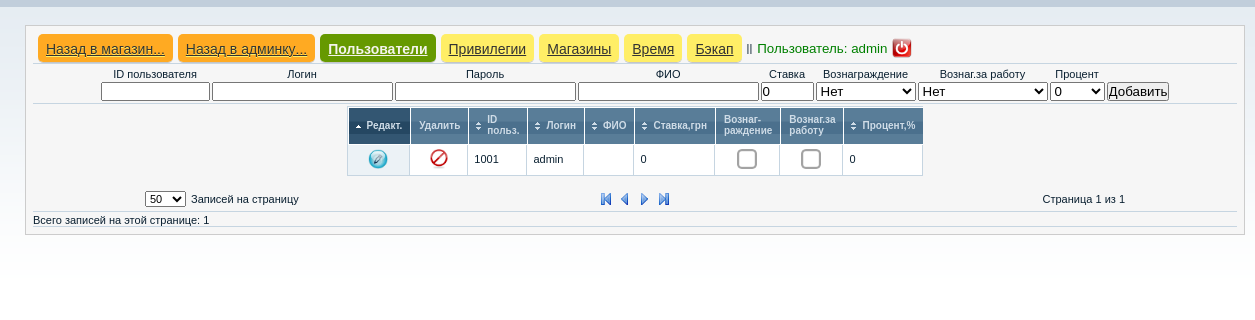
The app's page /users.php (signed in) with its own data.
### tables this page shows
CREATE TABLE IF NOT EXISTS `users` (
  `ID` int(10) NOT NULL,
  `login` varchar(100) NOT NULL,
  `password` varchar(100) NOT NULL,
  `AED` varchar(50) NOT NULL,
  `VOT` varchar(50) NOT NULL,
  `storepriv` varchar(50) NOT NULL,
  `allpriv` varchar(1) NOT NULL,
  `kassapriv` varchar(1) NOT NULL,
  `rollpriv` varchar(1) NOT NULL,
  `sebespriv` varchar(1) NOT NULL,
  `kontpriv` varchar(1) NOT NULL,
  `adminpriv` varchar(10) NOT NULL,
  `rootpriv` varchar(10) NOT NULL,
  `fio_usera` varchar(100) NOT NULL,
  `stavka` varchar(100) NOT NULL,
  `bonus_stavka` varchar(5) NOT NULL,
  `proc_stavka` varchar(5) NOT NULL,
  `vozvrat_voznag` varchar(5) NOT NULL
);

### users.php (the view, shortened to what this page needs)
<?php include ("config.php");
if ((isset($_SESSION['user_id'])) && ($_SESSION['password_secret_id_string'] == md5($_SERVER['REMOTE_ADDR'].$_SESSION['user_id'].session_id().'6891')) && ($_SESSION['root_priv'] == 1)) {
?>
<!DOCTYPE html PUBLIC "-//W3C//DTD XHTML 1.0 Transitional//EN" "http://www.w3.org/TR/xhtml1/DTD/xhtml1-transitional.dtd">
<html xmlns="http://www.w3.org/1999/xhtml">
<head>
<link rel="stylesheet" href="style_main_page.css" />
</head>
<body>
<div align="center">
<table width="1220" border="0" style='border:1px solid #ccc; background:#f6f6f6; padding:5px;'>
<tr>
<td style="border-bottom:1px solid #c6d5e1;"><table cellspacing="5"><tr><td><a class="like_button_adm" href="<?php echo $_SESSION['lastpagevizitmag'];?>">Назад в магазин...</a></td><td><a class="like_button_adm" href="<?php echo $_SESSION['lastpagevizitadm'];?>">Назад в админку...</a></td><td><a class="like_button_use" href="users.php">Пользователи</a></td><td><a class="like_button" href="prava.php">Привилегии</a></td><td><a class="like_button" href="magazinu.php">Магазины</a></td><td><a class="like_button" href="timezone.php">Время</a></td><td><a class="like_button" href="backuper.php">Бэкап</a></td><td>||</td><td><?php printf("<p style=\"font-size:10pt; color: green;\">Пользователь: %s</p>",$_SESSION['login']);?></td><td><a href="index.php?logout" title="ВЫХОД"><img src='/images/exit.png' width='20' height='20' border='0'></a></td></tr></table></td>
</tr>
<tr>
<td style="border-bottom:1px solid #c6d5e1;" align="center"><form action="update/insert_user.php" method="post"><table><tr><td align="center">ID пользователя</td><td align="center">Логин</td><td align="center">Пароль</td><td align="center">ФИО</td><td align="center">Ставка</td><td align="center">Вознаграждение</td><td align="center">Вознаг.за работу</td><td align="center">Процент</td></tr><tr><td><input type="text" name="ID" size="11" value=""></td><td><input type="text" name="login" value=""></td><td><input type="text" name="password" value=""></td><td><input type="text" name="fio_usera" value=""></td><td><input type="text" name="stavka" size="4" value="0"></td><td align="center"><select name="bonus_stavka" style="width:100px;"><option value="0">Нет</option><option value="1">Есть</option></select></td><td align="center"><select name="vozvrat_voznag_tp" style="width:130px;"><option value="0">Нет</option><option value="1">Есть</option></select></td><td align="center"><select name="proc_stavka" style="width:55px;"><?php for ($i=0; $i<=50; $i++) {printf("<option value='%s'>%s</option>",$i,$i);}?></select></td><td><input type="submit" name="add_user" value="Добавить"></td></tr></table></form></td>
</tr>
<tr><td style="border-bottom:1px solid #c6d5e1;">
	<table cellpadding="0" cellspacing="0" border="0" id="table" class="sortable" width="350">
		<thead>
			<tr>
				<th width="25" class="nosort"><h3>Редакт.</h3></th>
				<th width="25" class="nosort"><h3>Удалить</h3></th>
				<th width="50"><h3>ID польз.</h3></th>
				<th width="100"><h3>Логин</h3></th>
				<th width="100"><h3>ФИО</h3></th>
				<th width="50"><h3>Ставка,грн</h3></th>
				<th width="50" class="nosort"><h3>Вознаг-раждение</h3></th>
				<th width="50" class="nosort"><h3>Вознаг.за работу</h3></th>
				<th width="50"><h3>Процент,%</h3></th>
			</tr>
		</thead>
		<tbody>
<?php
$result = mysql_query("SELECT ID, login, fio_usera, stavka, bonus_stavka, proc_stavka, vozvrat_voznag FROM users ORDER BY ID ASC",$db);
if (mysql_num_rows($result) > 0) {$myrow = mysql_fetch_array($result);
do {
$bonus_show = $myrow['bonus_stavka'];
$vozvrat_show = $myrow['vozvrat_voznag'];
	if ($bonus_show == '1') {$bonus = 'images/check-icon.png';} else {$bonus = 'images/uncheck-icon.png';}
	if ($vozvrat_show == '1') {$vozvrat = 'images/check-icon.png';} else {$vozvrat = 'images/uncheck-icon.png';}
	printf("<tr><td width=15 align='center'><img id='info' onClick=\"top.location.href='update/edit_user.php?id=%s';\" src='images/edit_icon.png' width='20' height='20' border='0'></td><td width=15 align='center'><img id='info' onClick=\"top.location.href='update/insert_user.php?id=%s';\" src='images/del_icon.png' width='20' height='20' border='0'></td><td>%s</td><td>%s</td><td>%s</td><td>%s</td><td width=15 align='center'><img id='info' src='%s' width='20' height='20' border='0'></td><td width=15 align='center'><img id='info' src='%s' width='20' height='20' border='0'></td><td>%s</td></tr>",$myrow['ID'],$myrow['ID'],$myrow['ID'],$myrow['login'],$myrow['fio_usera'],$myrow['stavka'],$bonus,$vozvrat,$myrow['proc_stavka']);
	}
while($myrow = mysql_fetch_array($result));
}
?>
</tbody></table>
	<div id="controls">
		<div id="perpage">
			<select onchange="sorter.size(this.value)">
				<option value="50" selected="selected">50</option>
				<option value="<?php $num_rows = mysql_num_rows($result); echo $num_rows; ?>" >Все</option>
			</select>
			<span>Записей на страницу</span>
		</div>
		<div id="navigation">
			<img src="images/first.gif" width="16" height="16" alt="First Page" onclick="sorter.move(-1,true)" />
			<img src="images/previous.gif" width="16" height="16" alt="First Page" onclick="sorter.move(-1)" />
			<img src="images/next.gif" width="16" height="16" alt="First Page" onclick="sorter.move(1)" />
			<img src="images/last.gif" width="16" height="16" alt="Last Page" onclick="sorter.move(1,true)" />
		</div>
		<div id="text">Страница <span id="currentpage"></span> из <span id="pagelimit"></span></div>
	</div>
</td></tr>
<tr><td style="border-bottom:1px solid #c6d5e1;">
<p>Всего записей на этой странице: <?php echo $num_rows; ?></p>
</td></tr>
  </table>
</div>
  </body>
</html>
<?php
}
else {
header("Location: index.php");
die();
}
?>

### style_main_page.css (style rules this page uses)
* { margin:0; padding:0; outline:none }
body { font:11px Verdana,Arial; margin:25px; background:#fff url(images/bg.gif) repeat-x; color:#091f30 }
.sortable { width:500px; border-left:1px solid #c6d5e1; border-top:1px solid #c6d5e1; border-bottom:none; margin:0 auto 15px }
.sortable th { background:url(images/header-bg.gif); text-align:left; color:#cfdce7; border:1px solid #fff; border-right:none }
.sortable th h3 { font-size:10px; padding:6px 8px 8px }
.sortable td { padding:4px 6px 6px; border-bottom:1px solid #c6d5e1; border-right:1px solid #c6d5e1 }
.sortable .head h3 { background:url(images/sort.gif) 7px center no-repeat; cursor:pointer; padding-left:18px }
.sortable .desc, .sortable .asc { background:url(images/header-selected-bg.gif) }
.sortable .asc h3 { background:url(images/asc.gif) 7px center no-repeat; cursor:pointer; padding-left:18px }
.sortable .evenrow td { background:#fff }
.sortable td.evenselected { background:#ecf2f6 }
#controls { width:980px; margin:0 auto; height:20px }
#perpage { float:left; width:200px }
#perpage select { float:left; font-size:11px }
#perpage span { float:left; margin:2px 0 0 5px }
#navigation { float:left; width:580px; text-align:center }
#navigation img { cursor:pointer }
#text { float:left; width:200px; text-align:right; margin-top:2px }
.like_button_use { -webkit-box-shadow:rgba(0,0,0,0.2) 0 1px 0 0; -moz-box-shadow:rgba(0,0,0,0.2) 0 1px 0 0; box-shadow:rgba(0,0,0,0.2) 0 1px 0 0; color:#F4F4EC; background-color:#669900; border-radius:5px; -moz-border-radius:5px; -webkit-border-radius:5px; border:none; font-family:'Helvetica Neue',Arial,sans-serif; font-size:14px; font-weight:700; height:28px; padding:4px 8px; }
.like_button { -webkit-box-shadow:rgba(0,0,0,0.2) 0 1px 0 0; -moz-box-shadow:rgba(0,0,0,0.2) 0 1px 0 0; box-shadow:rgba(0,0,0,0.2) 0 1px 0 0; color:#333; background-color:#FE6; border-radius:5px; -moz-border-radius:5px; -webkit-border-radius:5px; border:none; font-family:'Helvetica Neue',Arial,sans-serif; font-size:14px; font-weight:200; height:28px; padding:4px 8px; text-shadow:#FE6 0 1px 0 }
.like_button_adm { -webkit-box-shadow:rgba(0,0,0,0.2) 0 1px 0 0; -moz-box-shadow:rgba(0,0,0,0.2) 0 1px 0 0; box-shadow:rgba(0,0,0,0.2) 0 1px 0 0; color:#333; background-color:#FA2; border-radius:5px; -moz-border-radius:5px; -webkit-border-radius:5px; border:none; font-family:'Helvetica Neue',Arial,sans-serif; font-size:14px; font-weight:200; height:32px; padding:4px 8px; text-shadow:#FE6 0 1px 0 }

### records on screen
users: ID "1001", login "admin", stavka "0", proc_stavka "0"

### other values on screen
$_SESSION['login'] "admin"
$num_rows "1"
form field proc_stavka "0"
